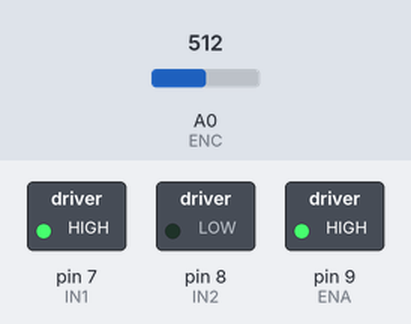
The sketch below on a simulated Arduino Uno, built with avr-gcc and run on an emulated ATmega328P. On the bench: switched loads named in the sketch (green lamp = pin HIGH). Inputs (shaded band) come from the test bench; at power-on: A0 (ENC) = 512. What the sketch prints to the serial monitor is not drawn.

Above: at 0.1 s.
Timing chart, 0 to 1.6 s (numbered marks = the images above):
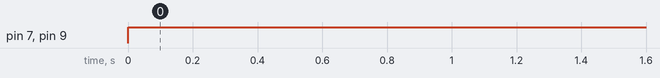

Measured:
- by itself, pin 7 (IN1), pin 9 (ENA): LOW → HIGH at 0.00 s

The sketch:

Nanogrid.ino
```cpp
#include "Nanogrid.h"
#include "PID.h"
#include "MotorControl.h"
#include "Math.h"
#include "Encoder.h"

// PID Constants and Setup

float kP = 0.5;
float kI = 0;
float kD = 0;
float enc_value;
float motor_power;
PID motor_pid(kP, kI, kD);

float lat;
int16_t n_day;
int16_t n_min;
float tilt;
float azimuth;
float delta;
float omega;


void setup() {

  // Motor Setup
  pinMode(IN1, OUTPUT);
  pinMode(IN2, OUTPUT);
  pinMode(ENA, OUTPUT);
  digitalWrite(IN1, LOW);
  digitalWrite(IN2, LOW);

  n_day = 116;
  n_min = 0;
  lat = 37.354107;

  Serial.begin(9600);
  Serial.println("Begin Program");

  motor_power = motor_pid.get(enc_value, 180);
  while(abs(motor_pid.getErr()) > 20){
    setMotorSpeed(1);
    enc_value = getAngle();
    Serial.println(enc_value);
  }

}

void loop() {

  // motorTest();

  enc_value = getAngle();
  motor_power = motor_pid.get(enc_value, 90);
  setMotorSpeed(motor_power);
  Serial.println(enc_value);

  // delay(1000);

  // char tbs[32];
  // sprintf(tbs, "Motor: %d\tCurrent Angle: %u",(int)motor_power*100, enc_value);

}
```

Encoder.cpp
```cpp
#include "Encoder.h"

float getAngle(){
    uint16_t value = analogRead(ENC);
    return (value/1024.0) * 360.0;

}
```

Encoder.h
```cpp
#include "Arduino.h"
#include "Nanogrid.h"

#ifndef ENCODER_H

#define CALIBRATION 0

float getAngle();


#endif
```

GPS.cpp
```cpp

```

Math.cpp
```cpp
#include "Math.h"

float fcos(float deg){
    return (float) cos((PI/180)*deg);
}

float fsin(float deg){
    return (float) sin((PI/180)*deg);
}

float facos(float val){
    return (float) acos(val)*180/PI;
}

float fasin(float val){
    return (float) asin(val)*180/PI;
}

float getPanelTilt(int16_t n_day, int16_t n_min, float lat){
    float delta = 23.45 * fsin(360*(n_day + 284)/365);
    float omega = n_min / 4;

    return fasin(fcos(lat)*fcos(delta)*fcos(omega) + fsin(lat)*fsin(delta));

}

float getPanelAzimuth(int16_t n_day, int16_t n_min, float lat){
    float delta = 23.45 * fsin(360*(n_day + 284)/365);
    float tilt = getPanelTilt(n_day, n_min, lat);

    return facos((fsin(tilt)*fsin(lat) - fsin(delta))/(fcos(tilt)*fcos(lat)));
}
```

Math.h
```cpp
#include "Arduino.h"

#ifndef MATH_H

float fcos(float deg);
float fsin(float deg);
float facos(float val);
float fasin(float val);

float getPanelTilt(int16_t n_day, int16_t n_min, float lat);
float getPanelAzimuth(int16_t n_day, int16_t n_min, float lat);


#endif
```

MotorControl.cpp
```cpp
#include "Nanogrid.h"
#include "Arduino.h"
#include "MotorControl.h"

void setMotorSpeed(float speed)
{
    uint8_t pwm_value;
    speed *= MOTOR_DIRECTION;
    if (speed < 0)
    {
        digitalWrite(IN1, HIGH);
        digitalWrite(IN2, LOW);
        pwm_value = (uint8_t)(-speed * 255);
    }
    else if (speed > 0)
    {
        digitalWrite(IN1, LOW);
        digitalWrite(IN2, HIGH);
        pwm_value = (uint8_t)(speed * 255);
    }
    analogWrite(ENA, pwm_value);
}

void setMotorBreak()
{
    digitalWrite(IN1, HIGH);
    digitalWrite(IN2, HIGH);
}

void motorTest()
{
    for (int i = 0; i < 255; ++i)
    {
        setMotorSpeed(1.0);
        delay(50);
    }
    setMotorSpeed(0);
    setMotorBreak();
    delay(1000);

    for (int i = 0; i > -255; --i)
    {
        setMotorSpeed(-1.0);
        delay(50);
    }
    setMotorSpeed(0);
    setMotorBreak();
    delay(1000);
}
```

MotorControl.h
```cpp
#ifndef MOTOR_CONTROL_H

#define MOTOR_DIRECTION -1

void setMotorSpeed(float speed);
void setMotorBreak();
void motorTest();

#endif
```

Nanogrid.h
```cpp
#ifndef NANOGRID_H


#define IN1 7
#define IN2 8
#define ENA 9

#define ENC 0

void setMotorSpeed(float speed);
void setMotorBreak();

#endif
```

PID.cpp
```cpp
#include "PID.h"

PID::PID(float kP, float kI, float kD)
{
    vals.kP = kP;
    vals.kI = kI;
    vals.kD = kD;
    vals.val = 0;
    vals.target = 0;
    vals.e_prev = 0;
    vals.e_diff = 0;
    vals.e_cur = 0;
    vals.e_tot = 0;
    vals.o_min = -1E30;
    vals.o_max = 1E30;
    float e_diff_prev = 0;
    short dT_cont = 0;
}

PID::PID(float kP, float kI, float kD, float min, float max)
{
    vals.kP = kP;
    vals.kI = kI;
    vals.kD = kD;
    vals.val = 0;
    vals.target = 0;
    vals.e_prev = 0;
    vals.e_diff = 0;
    vals.e_cur = 0;
    vals.e_tot = 0;
    vals.o_min = min;
    vals.o_max = max;
    float e_diff_prev = 0;
    short dT_cont = 0;
}

void PID::update(float val, float target)
{
    //This needs to be update every loop
    vals.val = val;
    vals.target = target;
    if (target != vals.target)
    {
        reset();
    }
    else
    {
        vals.e_cur = target - val;
        vals.e_diff = vals.e_prev - vals.e_cur;
        vals.e_tot += vals.e_cur;

        //Prevents I value Windup
        if ((vals.e_diff < vals.e_diff_prev + 0.005 || vals.e_diff > vals.e_diff_prev - 0.005) && vals.dT_cont < 501)
        {
            vals.dT_cont += 1;
        }
        else
        {
            vals.dT_cont = 0;
            vals.e_tot = 0;
        }
    }
}

void PID::reset()
{
    vals.val = 0;
    vals.e_prev = 0;
    vals.e_diff = 0;
    vals.e_cur = 0;
    vals.e_tot = 0;
}

float PID::out()
{
    float v = vals.e_cur * vals.kP + vals.e_tot * vals.kI + vals.e_diff * vals.kD;

    if (v < vals.o_min)
    {
        v = vals.o_min;
    }
    else if (v > vals.o_max)
    {
        v = vals.o_max;
    }

    vals.e_prev = vals.e_cur;

    return v;
}

float PID::get(float val, float target)
{
    update(val, target);
    return out();
}

float PID::getVal()
{
    return vals.val;
}

float PID::getErr()
{
    return vals.e_cur;
}

float PID::getPrevErr()
{
    return vals.e_diff + vals.e_cur;
}

float PID::getTotErr()
{
    return vals.e_tot;
}
```

PID.h
```cpp
#ifndef PID_H

typedef struct{
    float kP;   float kI;   float kD;
    float val;  float target;
    float e_prev;   float e_diff;
    float e_cur;    float e_tot;
    float o_min;    float o_max;
    float e_diff_prev;  short dT_cont;

} PID_Values;

class PID{
    public:
        PID(float kP, float kI, float kD);
        PID(float kP, float kI, float kD, float min, float max);

        void update(float val, float target);
        void reset();
        float out();
        float get(float val, float target);
        float getVal();
        float getErr();
        float getPrevErr();
        float getTotErr();
    private:
        PID_Values vals;
};

#endif
```

Solar.cpp
```cpp
#include "Solar.h"
#include "Math.h"

float getTilt(float lat, uint16_t n_day, uint16_t n_min){
    float f = getDecAngle(n_day);
    float o = n_min / 4;

    return fasin(fcos(lat)*fcos(f)*fcos(o) + fsin(lat)*fsin(f));
}
float getAzimuth(float lat, uint16_t n_day, uint16_t n_min){
    float tilt = getTilt(lat, n_day, n_min);
    float f = getDecAngle(n_day);

    return facos( (sin(tilt)*sin(lat) - sin(f)) / (fcos(tilt)*cos(lat)));
}

float getDecAngle(uint16_t n){
    return 23.45 * fsin(360*(n+284.0)/365);
}
```

Solar.h
```cpp
#include "Arduino.h"

#ifndef SOLAR_H

    float getTilt(float lat, uint16_t n_day, uint16_t n_min);
    float getAzimuth(float lat, uint16_t n_day, uint16_t n_min);

    float getDecAngle(uint16_t n);
#endif
```
